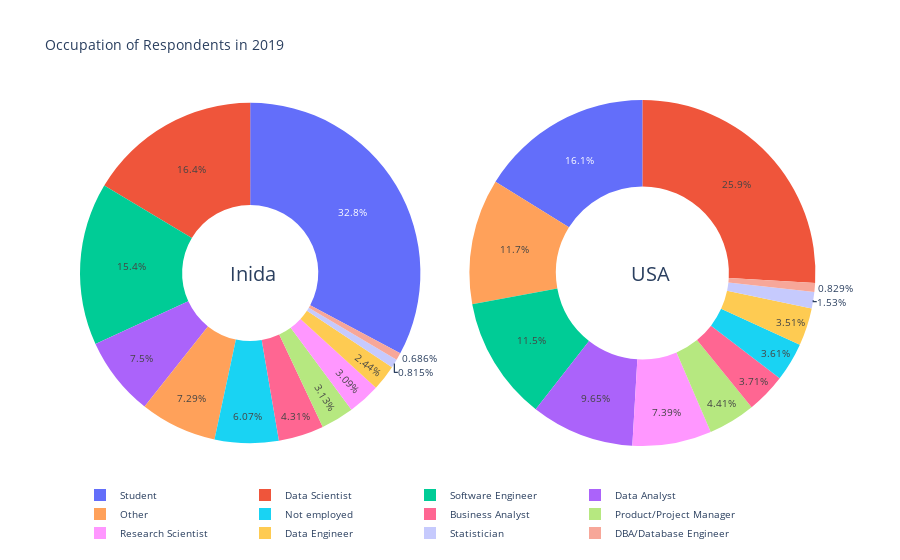

The notebook cell saved with this chart:
### Markdown cell above
### 4. Profession

### Code cell
india_edu = pd.DataFrame(df[df['Q3']=='India']['Q5'].value_counts())
usa_edu = pd.DataFrame(df[df['Q3']=='USA']['Q5'].value_counts())


pie_india = go.Pie(labels=india_edu.index,values=india_edu['Q5'],name="India",hole=0.4,domain={'x': [0,0.46]})
pie_USA = go.Pie(labels=usa_edu.index,values=usa_edu['Q5'],name="USA",hole=0.5,domain={'x': [0.52,1]})

layout = dict(title = 'Occupation of Respondents in 2019', font=dict(size=10), legend=dict(orientation="h"),
              annotations = [dict(x=0.2, y=0.5, text='Inida', showarrow=False, font=dict(size=20)),
                             dict(x=0.8, y=0.5, text='USA', showarrow=False, font=dict(size=20)) ])

fig = dict(data=[pie_india, pie_USA], layout=layout)
py.iplot(fig)

### Figure 1 — Plotly figure (JSON) as saved in the notebook; plotly's stock layout.template omitted (floating-point values rounded to 4 significant figures)
{"data": [{"domain": {"x": [0, 0.46]}, "hole": 0.4, "labels": ["Student", "Data Scientist", "Software Engineer", "Data Analyst", "Other", "Not employed", "Business Analyst", "Product/Project Manager", "Research Scientist", "Data Engineer", "Statistician", "DBA/Database Engineer"], "name": "India", "type": "pie", "values": [1531, 765, 720, 350, 340, 283, 201, 146, 144, 114, 38, 32]}, {"domain": {"x": [0.52, 1]}, "hole": 0.5, "labels": ["Data Scientist", "Student", "Other", "Software Engineer", "Data Analyst", "Research Scientist", "Product/Project Manager", "Business Analyst", "Not employed", "Data Engineer", "Statistician", "DBA/Database Engineer"], "name": "USA", "type": "pie", "values": [782, 487, 354, 348, 291, 223, 133, 112, 109, 106, 46, 25]}], "layout": {"annotations": [{"font": {"size": 20}, "showarrow": false, "text": "Inida", "x": 0.2, "y": 0.5}, {"font": {"size": 20}, "showarrow": false, "text": "USA", "x": 0.8, "y": 0.5}], "font": {"size": 10}, "legend": {"orientation": "h"}, "title": {"text": "Occupation of Respondents in 2019"}}}
